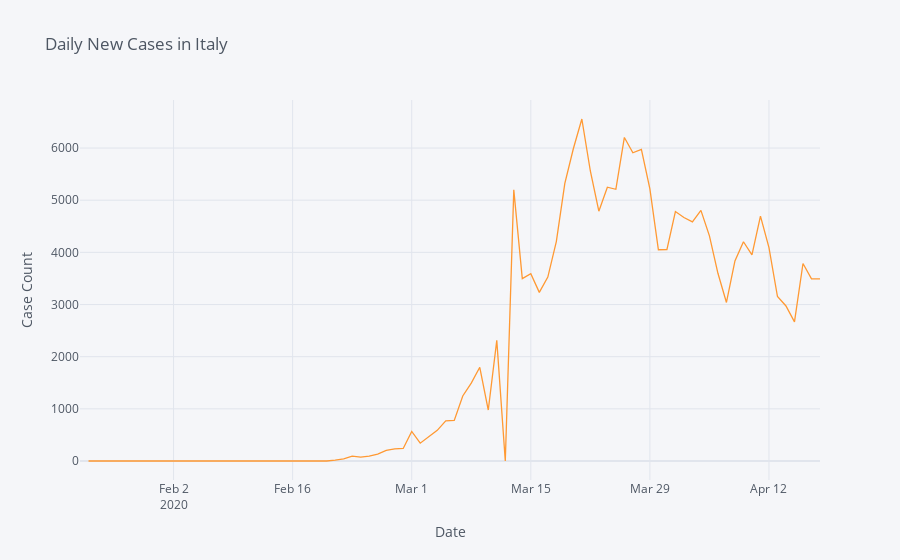

Source (notebook cell):
### Code cell
country_increase_rate(df, "Italy")

### Figure 1 — Plotly figure (JSON) as saved in the notebook; plotly's stock layout.template omitted (floating-point values rounded to 4 significant figures)
{"data": [{"line": {"color": "rgba(255, 153, 51, 1.0)", "dash": "solid", "shape": "linear", "width": 1.3}, "mode": "lines", "name": "y", "text": "", "type": "scatter", "x": ["2020-01-22", "2020-01-23", "2020-01-24", "2020-01-25", "2020-01-26", "2020-01-27", "2020-01-28", "2020-01-29", "2020-01-30", "2020-01-31", "2020-02-01", "2020-02-02", "2020-02-03", "2020-02-04", "2020-02-05", "2020-02-06", "2020-02-07", "2020-02-08", "2020-02-09", "2020-02-10", "2020-02-11", "2020-02-12", "2020-02-13", "2020-02-14", "2020-02-15", "2020-02-16", "2020-02-17", "2020-02-18", "2020-02-19", "2020-02-20", "2020-02-21", "2020-02-22", "2020-02-23", "2020-02-24", "2020-02-25", "2020-02-26", "2020-02-27", "2020-02-28", "2020-02-29", "2020-03-01", "2020-03-02", "2020-03-03", "2020-03-04", "2020-03-05", "2020-03-06", "2020-03-07", "2020-03-08", "2020-03-09", "2020-03-10", "2020-03-11", "2020-03-12", "2020-03-13", "2020-03-14", "2020-03-15", "2020-03-16", "2020-03-17", "2020-03-18", "2020-03-19", "2020-03-20", "2020-03-21", "2020-03-22", "2020-03-23", "2020-03-24", "2020-03-25", "2020-03-26", "2020-03-27", "2020-03-28", "2020-03-29", "2020-03-30", "2020-03-31", "2020-04-01", "2020-04-02", "2020-04-03", "2020-04-04", "2020-04-05", "2020-04-06", "2020-04-07", "2020-04-08", "2020-04-09", "2020-04-10", "2020-04-11", "2020-04-12", "2020-04-13", "2020-04-14", "2020-04-15", "2020-04-16", "2020-04-17", "2020-04-18"], "y": ["", 0, 0, 0, 0, 0, 0, 0, 0, 2, 0, 0, 0, 0, 0, 0, 1, 0, 0, 0, 0, 0, 0, 0, 0, 0, 0, 0, 0, 0, 17, 42, 93, 74, 93, 131, 202, 233, 240, 566, 342, 466, 587, 769, 778, 1247, 1492, 1797, 977, 2313, 0, 5198, 3497, 3590, 3233, 3526, 4207, 5322, 5986, 6557, 5560, 4789, 5249, 5210, 6203, 5909, 5974, 5217, 4050, 4053, 4782, 4668, 4585, 4805, 4316, 3599, 3039, 3836, 4204, 3951, 4694, 4092, 3153, 2972, 2667, 3786, 3493, 3491]}], "layout": {"legend": {"bgcolor": "#F5F6F9", "font": {"color": "#4D5663"}}, "paper_bgcolor": "#F5F6F9", "plot_bgcolor": "#F5F6F9", "title": {"font": {"color": "#4D5663"}, "text": "Daily New Cases in Italy"}, "xaxis": {"gridcolor": "#E1E5ED", "showgrid": true, "tickfont": {"color": "#4D5663"}, "title": {"font": {"color": "#4D5663"}, "text": "Date"}, "zerolinecolor": "#E1E5ED"}, "yaxis": {"gridcolor": "#E1E5ED", "showgrid": true, "tickfont": {"color": "#4D5663"}, "title": {"font": {"color": "#4D5663"}, "text": "Case Count"}, "zerolinecolor": "#E1E5ED"}}}
